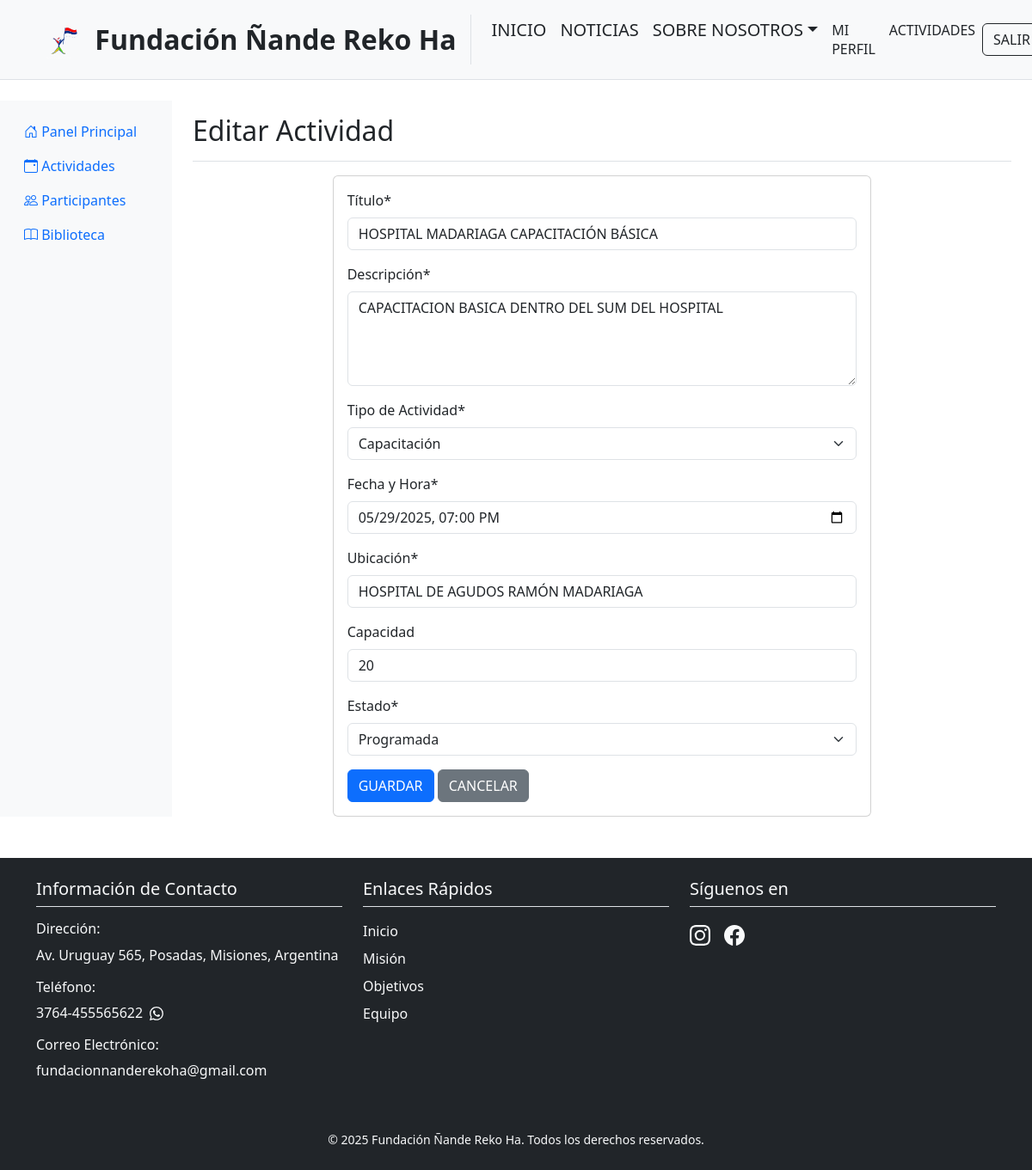
Page /dashboard/actividades/2/editar/ (signed in) on the earlier database version.
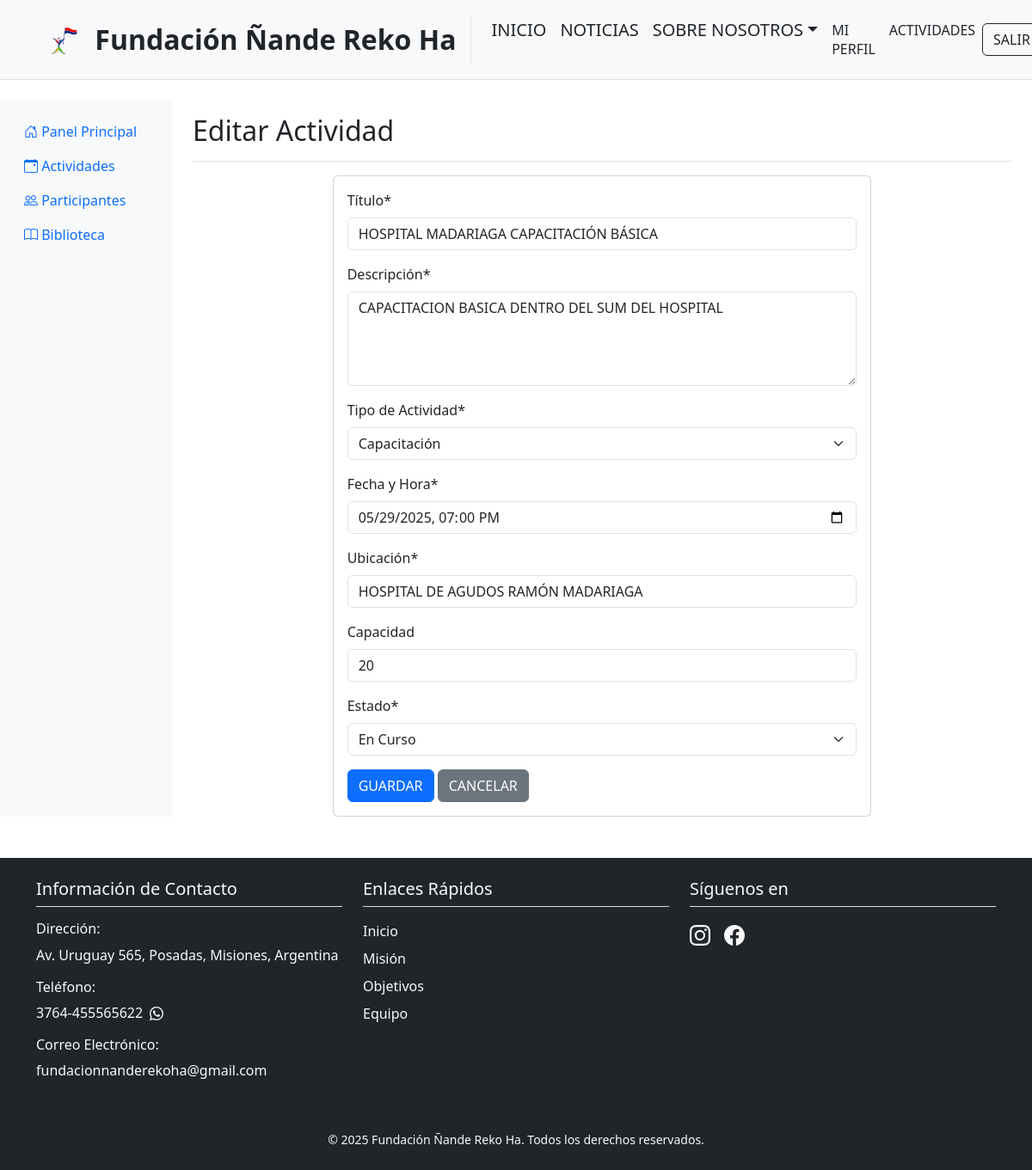
Same page on the later database version.
### dashboard/models.py (models this page shows, shortened)
class Activity(models.Model):
    ACTIVITY_TYPES = [
        ('CAPACITACION', 'Capacitación'),
        ('EVENTO', 'Evento'),
        ('REUNION', 'Reunión'),
        ('TALLER', 'Taller'),
    ]
    STATUS_CHOICES = [
        ('PROGRAMADA', 'Programada'),
        ('EN_CURSO', 'En Curso'),
        ('COMPLETADA', 'Completada'),
        ('CANCELADA', 'Cancelada'),
    ]
    title = models.CharField('Título', max_length=200)
    description = models.TextField('Descripción')
    activity_type = models.CharField('Tipo de Actividad', max_length=20, choices=ACTIVITY_TYPES)
    date = models.DateTimeField('Fecha y Hora')
    location = models.CharField('Ubicación', max_length=200)
    capacity = models.PositiveIntegerField('Capacidad', null=True, blank=True)
    status = models.CharField('Estado', max_length=20, choices=STATUS_CHOICES, default='PROGRAMADA')
    created_at = models.DateTimeField('Fecha de Creación', auto_now_add=True)
    updated_at = models.DateTimeField('Última Actualización', auto_now=True)
    created_by = models.ForeignKey(
        User,
        on_delete=models.SET_NULL,
        null=True,
        related_name='activities_created'
    )
    attendance_managers = models.ManyToManyField(
        User,
        related_name='managed_activities',
        verbose_name='Gestores de Asistencia',
        blank=True
    )
    class Meta:
        verbose_name = 'Actividad'
        verbose_name_plural = 'Actividades'
        ordering = ['-date']

### dashboard/views.py (the view)
# urls.py: path('actividades/<int:pk>/editar/', views.activity_edit, name='activity-edit'),
@login_required
@foundation_member_required
@admin_required
def activity_edit(request, pk):
    activity = get_object_or_404(Activity, pk=pk)
    if request.method == 'POST':
        form = ActivityForm(request.POST, instance=activity)
        if form.is_valid():
            form.save()
            messages.success(request, 'Actividad actualizada exitosamente.')
            return redirect('dashboard:activity-list')
    else:
        form = ActivityForm(instance=activity)
    return render(request, 'dashboard/activity_form.html', {
        'form': form,
        'title': 'Editar Actividad',
        'activity': activity
    })

### dashboard/forms.py (shortened to what this page needs)
class ActivityForm(forms.ModelForm):
    class Meta:
        model = Activity
        fields = ['title', 'description', 'activity_type', 'date', 'location', 'capacity', 'status']
        widgets = {
            'date': forms.DateTimeInput(
                attrs={'type': 'datetime-local'},
                format='%Y-%m-%dT%H:%M'
            ),
            'description': forms.Textarea(attrs={'rows': 4}),
        }

### users/models.py (called while the page is built)
    @property
    def is_foundation_member(self):
        return self.role in ['ADMIN', 'STAFF']

### dashboard/templates/dashboard/activity_form.html (shortened to what this page needs)
{% extends 'dashboard/base.html' %}
{% load static %}
{% load crispy_forms_tags %}
{% block dashboard_title %}{{ title }}{% endblock %}
{% block dashboard_content %}
<div class="row">
    <div class="col-md-8 mx-auto">
        <div class="card">
            <div class="card-body">
                <form method="post">
                    {{ form|crispy }}
                    <div class="mt-3">
                        <button type="submit" class="btn btn-primary">Guardar</button>
                        <a href="{% url 'dashboard:activity-list' %}" class="btn btn-secondary">Cancelar</a>
                    </div>
                </form>
            </div>
        </div>
    </div>
</div>
{% endblock %}

Differences in the rows shown:
changed Activity "HOSPITAL MADARIAGA CAPACITACIÓN BÁSICA": status "Programada" → "En Curso"
